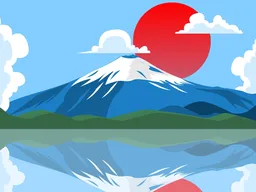
#> input picture png/wild/Fuji.webp, 256 x 192 px, shrunk from 1000 x 750 before the run, found by its file name; its folder holds only this picture in this run
$ python test_wild.py
#> lines starting #> are read from the running program, lines starting #| are printed output that depends on the picture; after the words box and inside, x2 and y2 are one past the last pixel; in counts of white or black regions, pixels touching at a corner belong together
### src/k_means.py
import numpy as np
from sklearn.cluster import KMeans


def coverting_img(img, k):
    width, height, channel = img.shape
    pixels = img.reshape(-1, img.shape[2])
    kmeans_model = KMeans(n_clusters=k, n_init=10) # retain only k colors
    cluster_labels = kmeans_model.fit_predict(pixels)
    rgb_cols = kmeans_model.cluster_centers_.round(0).astype(int)
    img_quant = np.reshape(rgb_cols[cluster_labels], (width, height, channel))
    return img_quant

### src/png2svg_func.py
import cv2
import copy
from io import StringIO
import smooth_func
import grid_func
import matplotlib.pyplot as plt
import k_means
import numpy as np


# debug用
# [14 lines left out: function preview_piece, not called in this run]


# debug用
def preview_images(image):
    plt.imshow(image)
    plt.show()


def svg_header(height, width):
    return (
        '<?xml version="1.0" encoding="UTF-8" standalone="no"?>\n'
        '<!DOCTYPE svg PUBLIC "-//W3C//DTD SVG 1.1//EN"\n'
        '"http://www.w3.org/Graphics/SVG/1.1/DTD/svg11.dtd">\n'
        f'<svg width="{width}" height="{height}" xmlns="http://www.w3.org/2000/svg" version="1.1">\n'
    )


"""
def get_closed_path(edge_points):
    dir = [(1, 0), (1, 1), (0, 1), (-1, 1), (-1, 0), (-1, -1), (0, -1), (1, -1)]
    cur = edge_points.pop(0)
    ans = [cur]
    last_dir = 0

    while edge_points:
        for i in range(8):
            dx, dy = dir[(last_dir + i) % 8]
            if (cur[0] + dx, cur[1] + dy) in edge_points:
                cur = (cur[0] + dx, cur[1] + dy)
                last_dir = (last_dir + i + 4) % 8
                edge_points.remove(cur)
                ans.append(cur)
                break
        else:
            break

    return ans
"""


def get_close_edge_points(piece):
    edge_points = np.array(list(copy.deepcopy(piece)))
    min_x, min_y = np.min(edge_points, axis=0)
    max_x, max_y = np.max(edge_points, axis=0)
    # +1最大最小值都是包含
    # +2最外側保留一圈，後續使用要+1
    point_on_xy = np.zeros((max_x - min_x + 1 + 2, max_y - min_y + 1 + 2))

    for x, y in piece:
        point_on_xy[x - min_x + 1, y - min_y + 1] = 1
    # 找到圖內某個點
    cur = piece[0]
    cur = (max_x, cur[1])
    # 走到最右邊，當作close path的起點
    while point_on_xy[cur[0] - min_x + 1, cur[1] - min_y + 1] == 0:
        cur = (cur[0] - 1, cur[1])
    start_pos = cur
    ans = [start_pos]

    # 八個方向，依照逆時鐘順序
    dir = [(1, 0), (1, 1), (0, 1), (-1, 1), (-1, 0), (-1, -1), (0, -1), (1, -1)]
    # 由於最開始一直往右走，dir[0]的方向一定不是邊的位置
    last_dir = 0

    # 重複找下一個點，直到回歸起點
    while True:
        for i in range(8):
            dx, dy = dir[(last_dir + i) % 8]
            # 如果在邊上
            if point_on_xy[cur[0] + dx - min_x + 1, cur[1] + dy - min_y + 1] == 1:
                # 移動到下個點
                cur = (cur[0] + dx, cur[1] + dy)
                # 前一個點的方向，+1確保下次開始尋找的起點不是邊
                last_dir = (last_dir + i + 1 + 4) % 8
                ans.append(cur)
                break
        if cur == start_pos:
            break

    return ans


def write_svg_path(s, piece, color, smooth_type=1):
    # not drawing small groups, will show the background color
    # if len(piece) < 10: continue
    l = len(piece)
    # preview_piece(piece)
    edge_points = get_close_edge_points(piece)
    # preview_piece(edge_points)
    # edge_points = get_closed_path(edge_points)

    if smooth_type == 0:
        edge_points = edge_points
    elif smooth_type == 1:
        edge_points = smooth_func.mean_filter(edge_points)
    else:
        edge_points = smooth_func.curve_fitting(edge_points)

    s.write('<path d="')
    start = edge_points.pop(0)
    s.write(f"M {start[1]} {start[0]} ")
    for p in edge_points:
        s.write(f"L {p[1]} {p[0]} ")
    s.write(f'Z" stroke="none" fill="rgb({color[2]},{color[1]},{color[0]})" />\n')


def smooth_detail(img):
    height, width, _ = img.shape

    for i in range(1, height - 1):
        for j in range(1, width - 1):
            region = img[i - 1 : i + 2, j - 1 : j + 2, :]
            region = np.reshape(region, (-1, 3))

            count = np.sum((region == img[i, j]).all(axis=1))
            if count > 3:
                continue

            max = -1
            for c in region:
                count = np.sum((region == c).all(axis=1))
                if max < count:
                    max = count
                    max_color = c
                    if max >= 5:
                        break
            img[i, j] = max_color

    return img.astype(np.uint8)


def png2svg(image, sm):
    M, N, _ = image.shape
    s = StringIO()
    s.write(svg_header(M, N))

    # collect contiguous pixel groups by traversing image
    regions = grid_func.get_same_color_regions(image, M, N)

    regions = sorted(regions, key=lambda x: x[2], reverse=True)

    for piece, color, area in regions:
        write_svg_path(s, piece, color, smooth_type=sm)

    s.write("</svg>\n")
    return s.getvalue()


# [23 lines that do not run on import are left out]

### src/grid_func.py
import math
import numpy as np
import copy


def dist(color1, color2):
    return sum(np.abs(color1 - color2))


def get_region_area(piece):
    edge_points = np.array(list(copy.deepcopy(piece)))
    min_x, min_y = np.min(edge_points, axis=0)
    max_x, max_y = np.max(edge_points, axis=0)
    point_on_xy = np.zeros((max_x - min_x + 1, max_y - min_y + 1))

    for x, y in piece:
        point_on_xy[x - min_x, y - min_y] = 1

    area = 0
    for row in point_on_xy:
        first_one = np.where(row == 1)[0][0]
        last_one = np.where(row == 1)[0][-1]
        area = area + last_one - first_one + 1

    return area


def get_piece_color_from_same_color_grid(image, M, N, start_i, start_j, visited):
    # some consts
    DIRECTION = [(1, 0), (0, 1), (-1, 0), (0, -1)]
    CORNERS = [(0, 0), (0, 1), (1, 0), (1, 1)]

    visited[start_i][start_j] = True
    cur_color = tuple(image[start_i, start_j])

    # Python >= 3.8 would maintain the order of the set
    pieces = set()
    queue = [(start_i, start_j)]
    while queue:
        cur_point = queue.pop(0)

        for dx, dy in CORNERS:
            corner_point = (cur_point[0] + dx, cur_point[1] + dy)
            # Can svg use the points out of bound?
            # if corner_point[0] < M and corner_point[1] < N:
            pieces.add(corner_point)

        for dx, dy in DIRECTION:
            next_point = (cur_point[0] + dx, cur_point[1] + dy)
            if (
                next_point[0] < 0
                or next_point[0] >= M
                or next_point[1] < 0
                or next_point[1] >= N
                or visited[next_point[0]][next_point[1]]
                # allow a threshold
                # or dist(image[cur_point], image[next_point]) > 40
                # strict
                or not math.isclose(dist(image[cur_point], image[next_point]), 0.0)
            ):
                continue
            visited[next_point[0]][next_point[1]] = True
            queue.append(next_point)
    area = get_region_area(list(pieces))
    return list(pieces), cur_color, area


def get_same_color_regions(image, M, N):
    visited = [[False] * N for _ in range(M)]
    regions = []

    # clear out transparent background
    """
    if image.shape[2] == 4:
        for i in range(M):
            for j in range(N):
                if image[i,j,3] < 5:
                    visited[i][j] = True
    """

    for i in range(M):
        for j in range(N):
            if not visited[i][j]:
                # get same color grid by BFS
                r = get_piece_color_from_same_color_grid(image, M, N, i, j, visited)
                regions.append(r)
    return regions

### src/smooth_func.py
# This Module is for smoothing the zigzag points
import numpy as np
from scipy.interpolate import splprep, splev


# [13 lines left out: function curve_fitting, not called in this run]


def mean_filter(zigzag_points, window_size=3):
    """Just mean the neighbors points."""
    smoothed_points = []

    for i in range(len(zigzag_points)):
        start = max(0, i - window_size // 2)
        end = min(i + window_size // 2 + 1, len(zigzag_points))

        neighbors = zigzag_points[start:end]
        avg_x = sum(point[0] for point in neighbors) / len(neighbors)
        avg_y = sum(point[1] for point in neighbors) / len(neighbors)

        smoothed_points.append((avg_x, avg_y))

    return smoothed_points


# [26 lines that do not run on import are left out]

### src/test_wild.py
import os
import cv2
import numpy as np

import k_means
import png2svg_func

# cd src
directory = 'C:/Users/user/Documents/GitHub/Image-Vectorization/png/wild'
store_dir = 'C:/Users/user/Documents/GitHub/Image-Vectorization/out_wild_svg'
# file_num = len(os.listdir(directory))  # 10

for filename in os.listdir(directory):
    original = cv2.imread(directory + '/' + filename, cv2.IMREAD_UNCHANGED)
#> original is the input picture: shape (192, 256, 3); mean B, G, R 196, 168.4, 132.3

    M, N, C = original.shape
#> M = 192; N = 256; C = 3
    transparent = np.zeros((M, N))
    if C == 4:
        for i in range(M):
            for j in range(N):
                if original[i, j, 3] == 0:
                    transparent[i, j] = 1

    img = cv2.cvtColor(original, cv2.COLOR_BGR2RGB)
    img = k_means.coverting_img(img, 32)
#> in coverting_img, `img_quant = np.reshape(rgb_cols[cluster_labels], (width, height, chann..`:
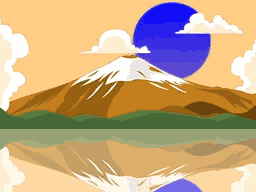
#> img_quant: shape (192, 256, 3) int64; mean of channels 0, 1, 2 132.3, 168.4, 196.2; drawn as B, G, R
    img = png2svg_func.smooth_detail(img)
#> after the loop in smooth_detail, `for i in range(1, height - 1):`:
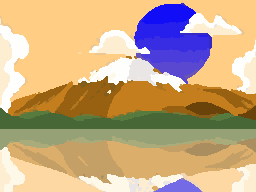
#> img: shape (192, 256, 3) int64; 9.96% of pixels changed, all inside (x1, y1, x2, y2) = (1, 1, 255, 191); drawn as B, G, R
#> after the loop in smooth_detail, `for i in range(1, height - 1):`: max_color = [163, 216, 254]

    if C == 4:
        for i in range(M):
            for j in range(N):
                if transparent[i, j]:
                    img[i, j] = np.array([255, 255, 255])

    img = cv2.cvtColor(img.astype(np.uint8), cv2.COLOR_RGB2BGR)
    svg_image = png2svg_func.png2svg(img, 1)
#> the loop in get_same_color_regions, `for i in range(M):` made 192 passes
#> the loop in png2svg, `for piece, color, area in regions:` made 260 passes
#> (color, area) on passes 1 to 3: ((255, 205, 131), 9534), ((220, 174, 108), 4353), ((72, 103, 54), 4177)

    new_filename = filename[:-4]
    with open(f'{store_dir}/{new_filename}.svg', 'w') as fh:
        fh.write(svg_image)

    print(f'{filename} finished')

$ run again, on png/wild/tree.png
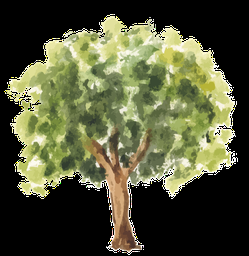
#> input picture png/wild/tree.png, 249 x 256 px, shrunk from 3492 x 3589 before the run, found by its file name
#> original is the input picture: shape (256, 249, 4); mean B, G, R, A 57.3, 85.2, 82.5, 120.9
#> after the loop `for i in range(M):`:
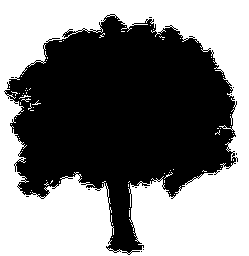
#> transparent: shape (256, 249) float64; values 0 (black) and 1 (white), 49.1% white; 76 white regions (75 under 20 px), largest, box (x1, y1, x2, y2) and area: (0, 0, 249, 256) 31103
#> after the loop in smooth_detail, `for i in range(1, height - 1):`: max_color = [0, 0, 0]
#> after the loop `for i in range(M):`:
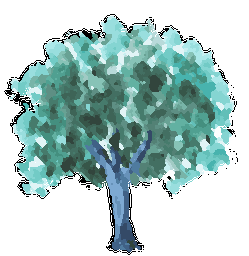
#> img: shape (256, 249, 3); mean of channels 0, 1, 2 200.6, 203.1, 176.4; drawn as B, G, R
#> the loop in get_same_color_regions, `for i in range(M):` made 256 passes
#> the loop in png2svg, `for piece, color, area in regions:` made 1765 passes
#> (color, area) on passes 1 to 3: ((255, 255, 255), 64250), ((125, 169, 210), 664), ((83, 129, 117), 567)
